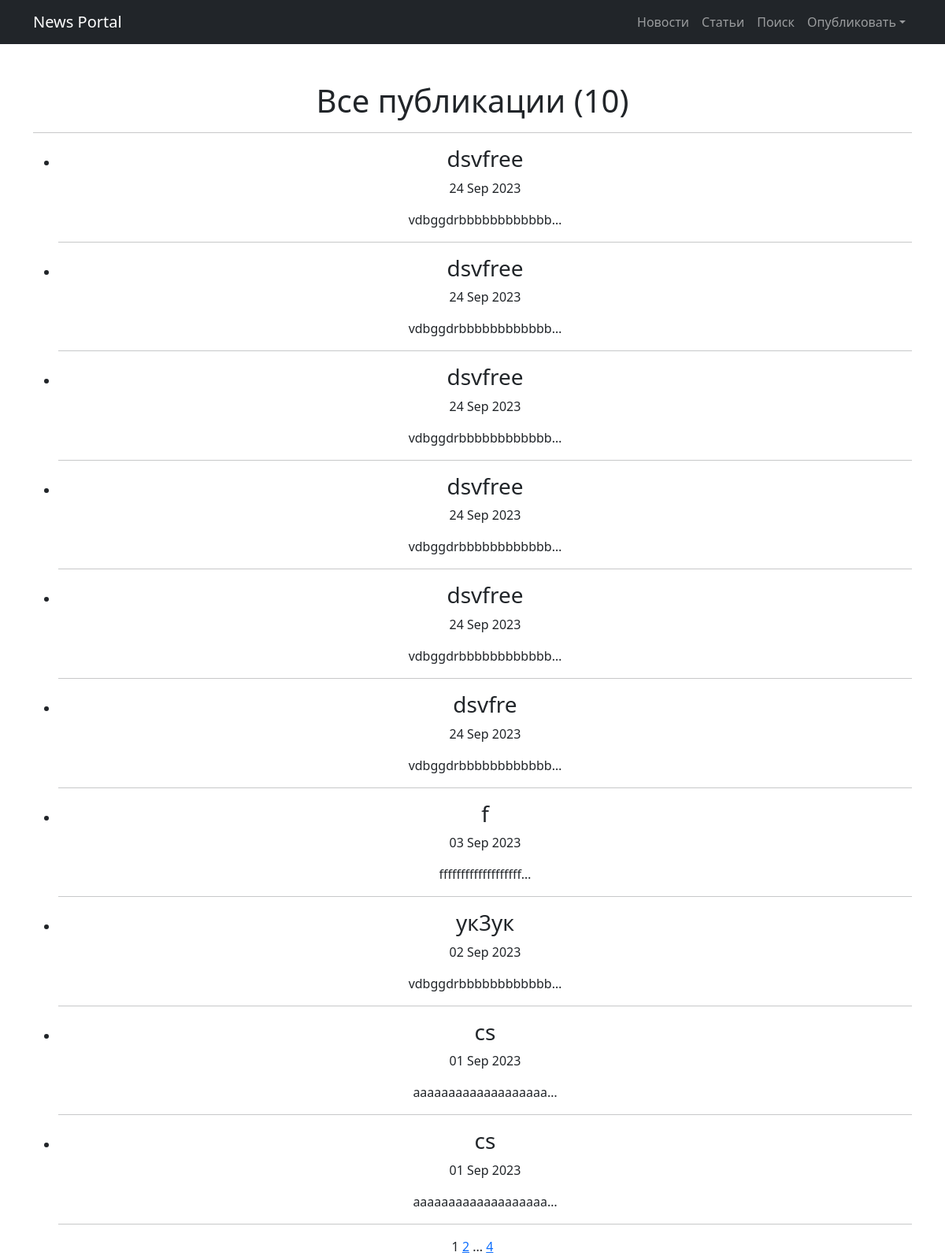
/posts/, run on the app's committed database.
### news/models.py (models this page shows, shortened)
class Post(models.Model):
    article = 'AR'
    news = 'NW'
    post_type = [
        (article, 'Статья'),
        (news, 'Новость')
    ]
    author = models.ForeignKey(Author, on_delete=models.PROTECT)
    type_post = models.CharField(max_length=2, choices=post_type)
    time_create = models.DateTimeField(auto_now_add=True)
    category = models.ManyToManyField(Category, through='PostCategory')
    header = models.CharField(max_length=150)
    text = models.TextField(default='Пост')
    rating = models.IntegerField(default=0)

### news/views.py (the view)
# urls.py: path('', cache_page(60)(Posts.as_view()), name='posts'),
class Posts(ListView):
    model = Post
    ordering = '-time_create'
    template_name = 'posts.html'
    context_object_name = 'posts'
    paginate_by = 10

### news/templatetags/my_filters.py (called while the page is built)
@register.filter()
def censor(text):
    censored_text = text
    bad_words = ['выходные', 'Выходные', 'синоптик', 'Синоптик', ]
    if type(text) is str:
        for bad_word in bad_words:
            censored_text = censored_text.replace(bad_word, bad_word[0] + '*' * (len(bad_word) - 1) + bad_word[-1])
    else:
        raise TypeError
    return censored_text

### templates/posts.html (shortened to what this page needs)
{% extends 'flatpages/default.html' %}\
{% load my_filters %}
{% block content %}
    <h1>Все публикации ({{posts|length}})</h1>
    <hr>
    {% if posts %}
        <ul>
            {% for post in posts %}
                <li>
                    <h3>{{ post.header|censor }}</h3>
                    <p>{{ post.time_create|date:'d M Y' }}</p>
                    <p>{{ post.text|truncatechars:20|censor }}</p>
                </li>
                <hr>
            {% endfor %}
        </ul>
    {% else %}
        <h2>Публикаций нет</h2>
    {% endif %}
   {{ page_obj.number }}
   {% if page_obj.has_next %}
       <a href="?page={{ page_obj.next_page_number }}">{{ page_obj.next_page_number }}</a>
       {% if paginator.num_pages != page_obj.next_page_number %}
           ...
           <a href="?page={{ page_obj.paginator.num_pages }}">{{ page_obj.paginator.num_pages }}</a>
       {% endif %}
   {% endif %}
{% endblock content %}

### data on the page
Post: header|censor "dsvfree", time_create "24 Sep 2023", text|censor "vdbggdrbbbbbbbbbbbb…"
Post: header|censor "dsvfree", time_create "24 Sep 2023", text|censor "vdbggdrbbbbbbbbbbbb…"
Post: header|censor "dsvfree", time_create "24 Sep 2023", text|censor "vdbggdrbbbbbbbbbbbb…"
Post: header|censor "dsvfree", time_create "24 Sep 2023", text|censor "vdbggdrbbbbbbbbbbbb…"
Post: header|censor "dsvfree", time_create "24 Sep 2023", text|censor "vdbggdrbbbbbbbbbbbb…"
Post: header|censor "dsvfre", time_create "24 Sep 2023", text|censor "vdbggdrbbbbbbbbbbbb…"
Post: header|censor "f", time_create "03 Sep 2023", text|censor "fffffffffffffffffff…"
Post: header|censor "ук3ук", time_create "02 Sep 2023", text|censor "vdbggdrbbbbbbbbbbbb…"
Post: header|censor "cs", time_create "01 Sep 2023", text|censor "aaaaaaaaaaaaaaaaaaa…"
Post: header|censor "cs", time_create "01 Sep 2023", text|censor "aaaaaaaaaaaaaaaaaaa…"

### other printed values
{{ posts|length }} "10"
{{ page_obj.number }} "1"
{{ page_obj.next_page_number }} "2"
{{ page_obj.paginator.num_pages }} "4"
